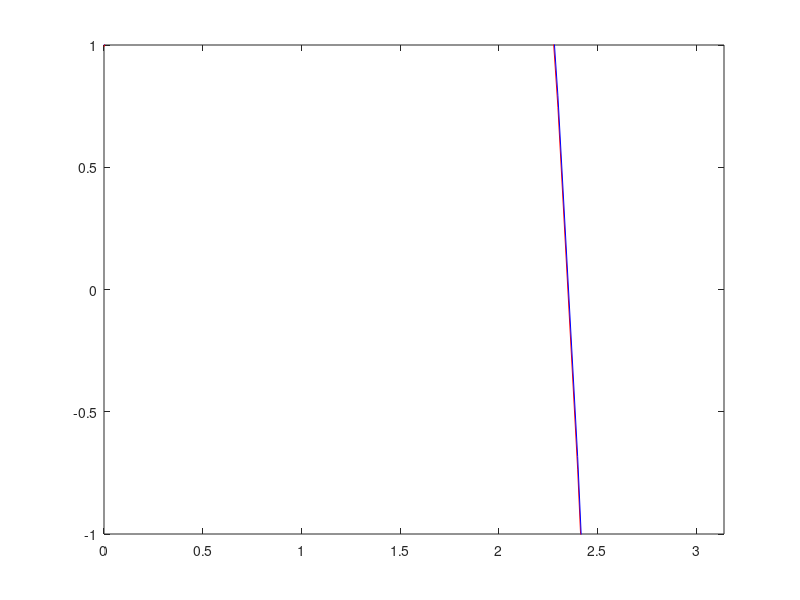

Here is the MATLAB script that generated this plot:
%***************************************************************
% ============= PROGRAMA HECHO EN GNU OCTAVE 5.2.0 =============
% _______ Alumno: Caleb Trepowski Castillo - CI: 4635928 _______
% Segundo examen parcial, Metodos Numericos, anio 2020
% ------------------------ Tema 2 ------------------------------
% Elabore un programa en MATLAB que grafique la derivada de una
% funcion f(x) dada en un intervalo [a, b] dadas las formulas de
% diferencias progresivas y regresivas.

f = @(x) exp(x).*sin(x);
a = 0;
b = pi;

h = 0.1;
x = a:h:b;
% primer punto, aplicamos diferencias progresivas
D(1) = ( -3*f(x(1)) + 4*f(x(1)+h) - f(x(1)+2*h) )/(2*h);
% ultimo punto, aplicamos diferencias regresivas
D(length(x)) = ( 3*f(x(end))-4*f(x(end)-h) - f(x(end)-2*h) )/(2*h);
for i = 2:length(x)-1
% aplicamos diferencias centradas de orden O(h^2)
	D(i) = ( f(x(i)+h) - f(x(i)-h) ) / (2*h);
end
plot(x,D,'r')
axis ([0 pi -1 1])
hold on
%verificacion mediante ploteado de la derivada analitica
plot(x,exp(x).*(sin(x)+cos(x)),'b')